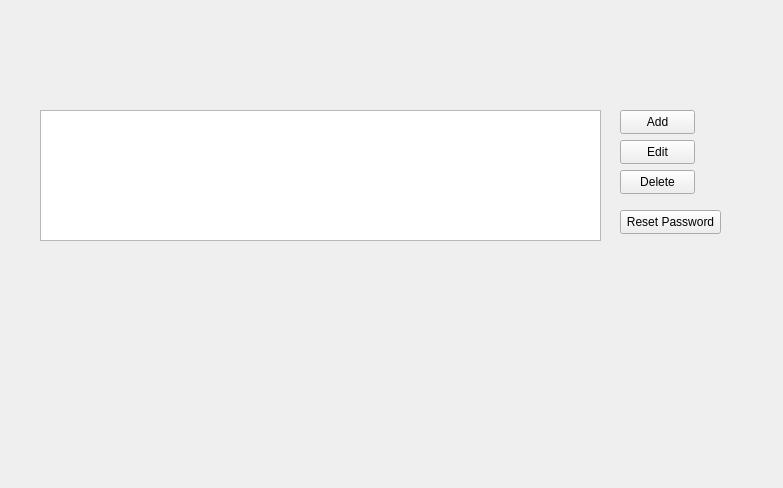
<?xml version="1.0" encoding="UTF-8"?>
<ui version="4.0">
 <class>UserManagerForm</class>
 <widget class="QWidget" name="UserManagerForm">
  <property name="geometry">
   <rect>
    <x>0</x>
    <y>0</y>
    <width>783</width>
    <height>488</height>
   </rect>
  </property>
  <property name="windowTitle">
   <string>Form</string>
  </property>
  <widget class="QTableView" name="tvUsers">
   <property name="geometry">
    <rect>
     <x>40</x>
     <y>110</y>
     <width>561</width>
     <height>131</height>
    </rect>
   </property>
  </widget>
  <widget class="QPushButton" name="btnEdit">
   <property name="geometry">
    <rect>
     <x>620</x>
     <y>140</y>
     <width>75</width>
     <height>24</height>
    </rect>
   </property>
   <property name="text">
    <string>Edit</string>
   </property>
  </widget>
  <widget class="QPushButton" name="btnAdd">
   <property name="geometry">
    <rect>
     <x>620</x>
     <y>110</y>
     <width>75</width>
     <height>24</height>
    </rect>
   </property>
   <property name="text">
    <string>Add</string>
   </property>
  </widget>
  <widget class="QPushButton" name="btnDelete">
   <property name="geometry">
    <rect>
     <x>620</x>
     <y>170</y>
     <width>75</width>
     <height>24</height>
    </rect>
   </property>
   <property name="text">
    <string>Delete</string>
   </property>
  </widget>
  <widget class="QPushButton" name="btnResetPassword">
   <property name="geometry">
    <rect>
     <x>620</x>
     <y>210</y>
     <width>101</width>
     <height>24</height>
    </rect>
   </property>
   <property name="text">
    <string>Reset Password</string>
   </property>
  </widget>
 </widget>
 <tabstops>
  <tabstop>tvUsers</tabstop>
  <tabstop>btnAdd</tabstop>
  <tabstop>btnEdit</tabstop>
  <tabstop>btnDelete</tabstop>
 </tabstops>
 <resources/>
 <connections/>
</ui>
